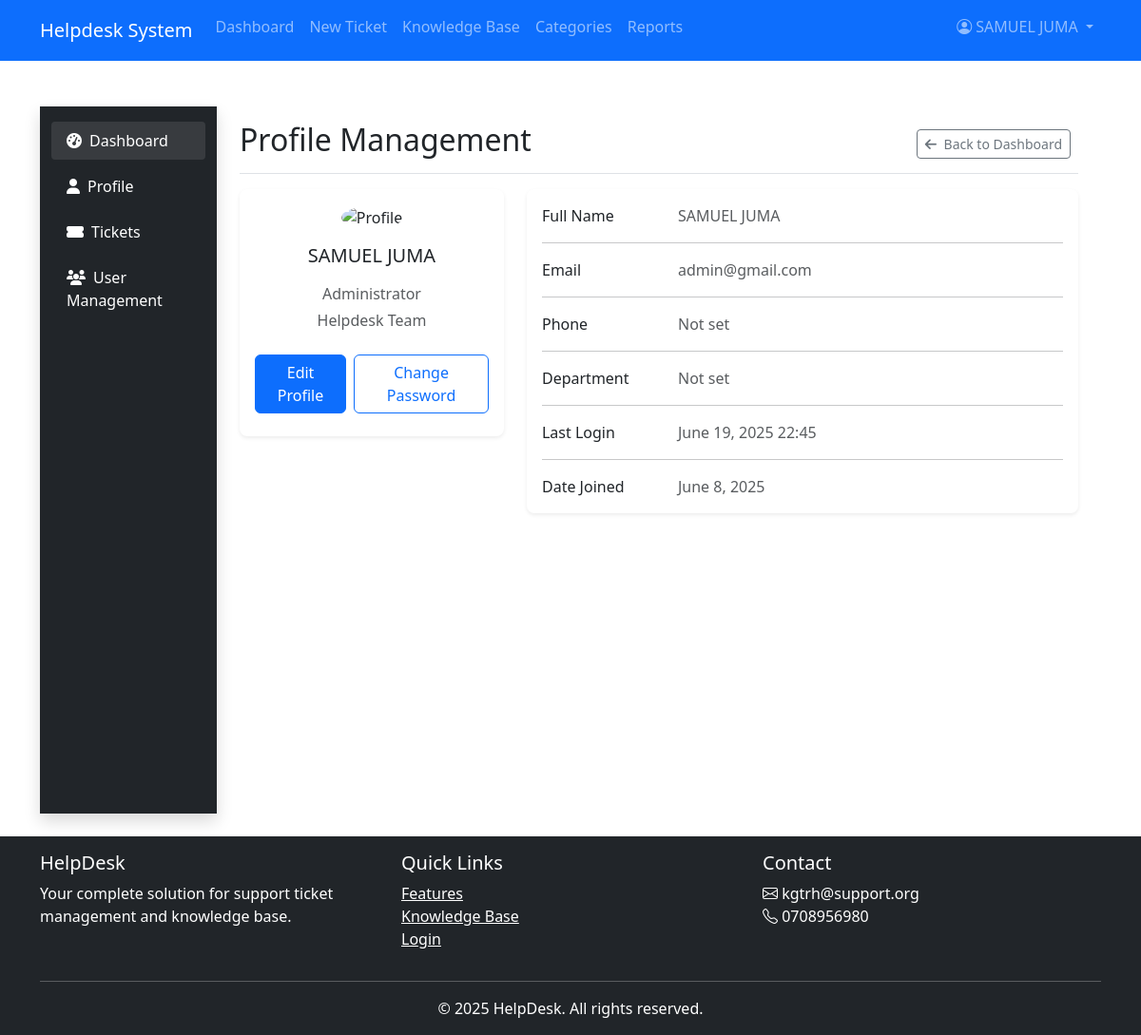
/profile/ (signed in), run on an earlier commit of the app's database.
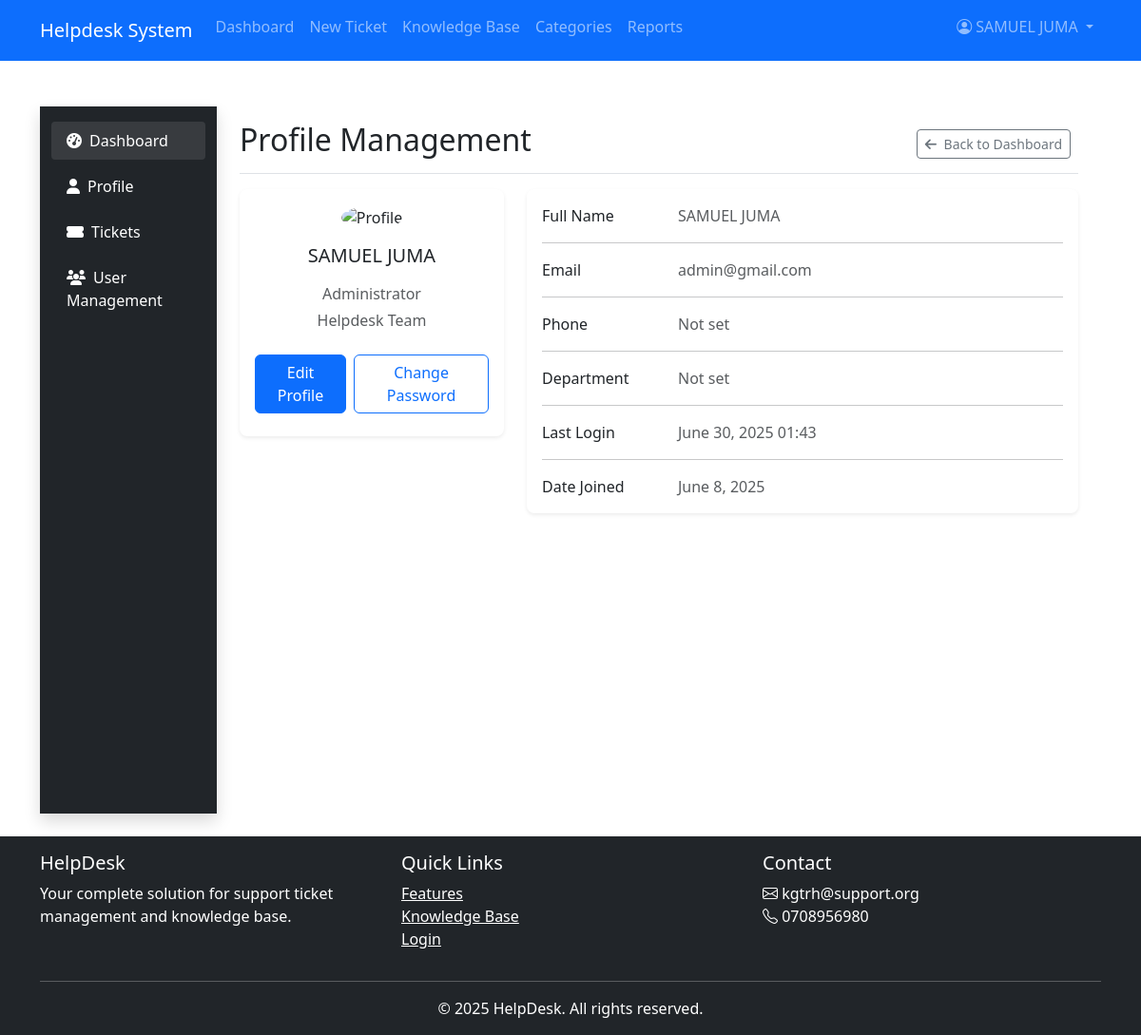
And on a later commit of the database.
### users/models.py (models this page shows, shortened)
class User(AbstractUser):
    ROLE_CHOICES = (
        ('Admin', 'Admin'),
        ('Technician', 'Technician'),
        ('Employee', 'Employee'),
    )
    USER_TYPE_CHOICES = (
        ('ADMIN', 'Admin'),
        ('TECH', 'Technician'),
        ('EMP', 'Employee'),
    )
    role = models.CharField(max_length=20, choices=ROLE_CHOICES, default='Employee')
    user_type = models.CharField(max_length=10, choices=USER_TYPE_CHOICES, default='EMP')
    department = models.CharField(max_length=100, blank=True)
    phone = models.CharField(max_length=20, blank=True)
    profile_picture = models.ImageField(upload_to='profile_pics/', blank=True, null=True)
    @property
    def is_admin(self):
        return self.user_type == 'ADMIN'

### users/views.py (the view)
# urls.py: path('profile/', user_views.profile, name='profile'),
@login_required
def profile(request):
    user = request.user
    profile = getattr(user, 'profile', None)
    if request.method == 'POST':
        user_form = UserProfileForm(request.POST, instance=user)
        profile_form = ProfileForm(request.POST, request.FILES, instance=profile)
        if user_form.is_valid() and profile_form.is_valid():
            user_form.save()
            profile = profile_form.save(commit=False)
            profile.user = user
            profile.save()
            messages.success(request, "Profile updated successfully!")
            return redirect('profile')
    else:
        user_form = UserProfileForm(instance=user)
        profile_form = ProfileForm(instance=profile)
    return render(request, 'users/profile.html', {
        'user_form': user_form,
        'profile_form': profile_form
    })

### templates/users/profile.html (shortened to what the changed rows need)
{% extends 'base.html' %}
{% load static %}
{% block content %}
<div class="container-fluid py-4">
    <div class="row">
        <main class="col-md-9 ms-sm-auto col-lg-10 px-md-4">
            <div class="d-flex justify-content-between flex-wrap flex-md-nowrap align-items-center pt-3 pb-2 mb-3 border-bottom">
                <h1 class="h2">Profile Management</h1>
            </div>
            <div class="row">
                <div class="col-lg-4">
                    <div class="card mb-4">
                        <div class="card-body text-center">
                            <img src="{% if user.profile.image %}{{ user.profile.image.url }}{% else %}{% static 'images/default-profile.png' %}{% endif %}"
                                 alt="Profile" class="rounded-circle img-fluid" style="width: 150px; height: 150px; object-fit: cover;">
                            <h5 class="my-3">{{ user.get_full_name|default:user.username }}</h5>
                            <p class="text-muted mb-1">{{ user.profile.position|default:"Administrator" }}</p>
                            <p class="text-muted mb-4">{{ user.profile.department|default:"Helpdesk Team" }}</p>
                            <div class="d-flex justify-content-center mb-2">
                                <button type="button" class="btn btn-primary me-2" data-bs-toggle="modal" data-bs-target="#editProfileModal">
                                </button>
                                <button type="button" class="btn btn-outline-primary" data-bs-toggle="modal" data-bs-target="#changePasswordModal">
                                </button>
                            </div>
                        </div>
                    </div>
                </div>
                <div class="col-lg-8">
                    <div class="card mb-4">
                        <div class="card-body">
                            <div class="row">
                                <div class="col-sm-9">
                                    <p class="text-muted mb-0">{{ user.get_full_name|default:"Not set" }}</p>
                                </div>
                            </div>
                            <div class="row">
                                <div class="col-sm-9">
                                    <p class="text-muted mb-0">{{ user.email }}</p>
                                </div>
                            </div>
                            <div class="row">
                                <div class="col-sm-9">
                                    <p class="text-muted mb-0">{{ user.profile.phone|default:"Not set" }}</p>
                                </div>
                            </div>
                            <div class="row">
                                <div class="col-sm-9">
                                    <p class="text-muted mb-0">{{ user.profile.department|default:"Not set" }}</p>
                                </div>
                            </div>
                            <div class="row">
                                <div class="col-sm-9">
                                    <p class="text-muted mb-0">{{ user.last_login|date:"F j, Y H:i" }}</p>
                                </div>
                            </div>
                            <div class="row">
                                <div class="col-sm-9">
                                    <p class="text-muted mb-0">{{ user.date_joined|date:"F j, Y" }}</p>
                                </div>
                            </div>
                        </div>
                    </div>
                </div>
            </div>
        </main>
    </div>
</div>
{% endblock %}

### templates/base.html (shortened to what this page needs)
{% load static %}
<!DOCTYPE html>
<html lang="en">
<head>
    <link href="https://cdn.jsdelivr.net/npm/bootstrap@5.3.0/dist/css/bootstrap.min.css" rel="stylesheet" />
    <link rel="stylesheet" href="https://cdn.jsdelivr.net/npm/bootstrap-icons@1.10.0/font/bootstrap-icons.css" />
    <link rel="stylesheet" href="{% static 'css/styles.css' %}" />
</head>
<body>
    <div class="content-wrapper">
        <nav class="navbar navbar-expand-lg navbar-dark bg-primary">
            <div class="container">
                <a class="navbar-brand" href="{% url 'tickets:dashboard' %}">Helpdesk System</a>
                <div class="collapse navbar-collapse" id="navbarNav">
                    <ul class="navbar-nav me-auto">
                        <li class="nav-item">
                            <a class="nav-link" href="{% url 'tickets:dashboard' %}">Dashboard</a>
                        </li>
                        {% if user.is_authenticated %}
                            <li class="nav-item">
                                <a class="nav-link" href="{% url 'tickets:create_ticket' %}">New Ticket</a>
                            </li>
                            <li class="nav-item">
                                <a class="nav-link" href="{% url 'knowledgebase:article_list' %}">Knowledge Base</a>
                            </li>
                            {% if user.is_admin %}
                                <li class="nav-item">
                                    <a class="nav-link" href="{% url 'helpdes:manage_categories' %}">Categories</a>
                                </li>
                                <li class="nav-item">
                                    <a class="nav-link" href="{% url 'helpdes:reports' %}">Reports</a>
                                </li>
                            {% endif %}
                        {% endif %}
                    </ul>
                    <ul class="navbar-nav">
                        {% if user.is_authenticated %}
                            <li class="nav-item dropdown profile-dropdown">
                                <a class="nav-link dropdown-toggle" href="#" id="navbarDropdown" role="button" data-bs-toggle="dropdown">
                                    <i class="bi bi-person-circle"></i> {{ user.get_full_name|default:user.username }}
                                </a>
                            </li>
                        {% endif %}
                    </ul>
                </div>
            </div>
        </nav>
        <div class="container mt-4">
            {% block content %}{% endblock %}
        </div>
    </div>
    <footer class="footer py-3 bg-dark text-white">
        <div class="container">
            <div class="row">
                <div class="col-md-4">
                    <h5>HelpDesk</h5>
                    <p>Your complete solution for support ticket management and knowledge base.</p>
                </div>
                <div class="col-md-4">
                    <h5>Quick Links</h5>
                    <ul class="list-unstyled">
                        <li><a href="#features" class="text-white">Features</a></li>
                        <li><a href="{% url 'knowledgebase:article_list' %}" class="text-white">Knowledge Base</a></li>
                        <li><a href="{% url 'users:login' %}" class="text-white">Login</a></li>
                    </ul>
                </div>
                <div class="col-md-4">
                    <h5>Contact</h5>
                    <address>
                        <i class="bi bi-envelope"></i> kgtrh@support.org<br>
                        <i class="bi bi-telephone"></i> 0708956980
                    </address>
                </div>
            </div>
            <hr class="my-3">
            <div class="text-center">
                <p class="mb-0">&copy; {% now "Y" %} HelpDesk. All rights reserved.</p>
            </div>
        </div>
    </footer>
</body>
</html>

What changed in the data, as far as the page shows it:
changed User "SAMUEL JUMA": last_login "June 19, 2025 22:45" → "June 30, 2025 01:43"
